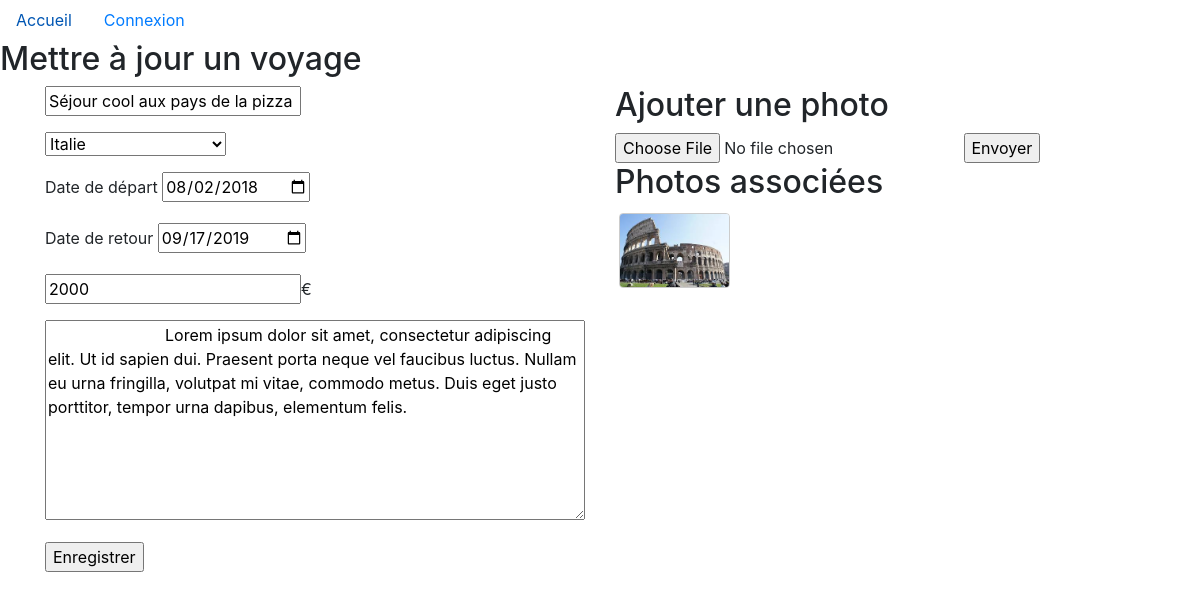
The app's page /manager/trip/edit.php?id=1 with its own data.
### tables this page shows
CREATE TABLE `trip` (
  `id` int(11) NOT NULL,
  `country` int(11) NOT NULL,
  `date_start` date NOT NULL,
  `date_end` date NOT NULL,
  `title` varchar(255) NOT NULL,
  `description` text NOT NULL,
  `price` float NOT NULL
);

CREATE TABLE `picture` (
  `id` int(11) NOT NULL,
  `trip_id` int(11) NOT NULL,
  `path` varchar(255) NOT NULL
);

### dbmanager.php (called while the page is built, shortened)
<?php
function getCountries() {
  $db = db_connect();
  $countries = null;
  if ($db) {
    $query = $db->prepare(
      'SELECT * FROM country ORDER BY name ASC');
    $result = $query->execute();
    if ($result) {
      $countries = $query->fetchAll(PDO::FETCH_ASSOC);
      return $countries;
    }
  }
  return $countries;
}
function getTripById($id) {
  $db = db_connect();
  if($db) {
    $query = $db->prepare(
      'SELECT * FROM trip WHERE id = :id');
    $result = $query->execute(array(':id' => $id));
    if ($result) {
      return $query->fetch(PDO::FETCH_ASSOC);
    }
  }
  return null;
}
function getPicturesByTrip($trip_id) {
  $db = db_connect();
  if ($db) {
    $query = $db->prepare(
      'SELECT * FROM picture WHERE trip_id = :trip_id');
    $result = $query->execute(array(':trip_id' => $trip_id));
    if ($result) {
      return $query->fetchALL(PDO::FETCH_ASSOC);
    }
  }
}
?>

### manager/trip/edit.php (the view, shortened to what this page needs)
<?php
  include('../../dbmanager.php');
  include('../../templates/header.php');
  if (isset($_POST['submit'])) {
    $result = updateTrip($_POST['id'], $_POST);
    if ($result) {
      header('location:list.php');
    } else {
      echo '<p>Problème</p>';
    }
  } else {
    $countries = getCountries();
    $trip = getTripById($_GET['id']);
    $pictures = getPicturesByTrip($_GET['id']);
  }
?>
<h2>Mettre à jour un voyage</h2>
<div class="container">
  <div class="row">
      <div class="col-md-6">
        <form action="edit.php" method="post">
          <div class="form-group">
            <input type="text" name="title" placeholder="Intitulé" value="<?php echo $trip['title'] ?>">
          </div>
          <div class="form-group">
            <select name="country">
              <?php if ($countries): ?>
                <?php foreach($countries as $country): ?>
                  <?php if ($country['id'] == $trip['country']): ?>
                    <option selected value="<?php echo $country['id']?>">
                      <?php echo $country['name'] ?>
                    </option>
                  <?php else: ?>
                    <option value="<?php echo $country['id']?>">
                      <?php echo $country['name'] ?>
                    </option>
                  <?php endif; ?>
                <?php endforeach; ?>
              <?php endif; ?>
            </select>
          </div>
          <div class="form-group">
            <label for="date_start">Date de départ</label>
            <input type="date" name="date_start"
              value="<?php echo $trip['date_start'] ?>">
          </div>
          <div class="form-group">
            <label for="date_end">Date de retour</label>
            <input type="date" name="date_end"
              value="<?php echo $trip['date_end'] ?>">
          </div>
          <div class="form-group">
            <input type="text" name="price" placeholder="Prix"
              value="<?php echo $trip['price'] ?>"><span>€</span>
          </div>
          <div class="form-group">
            <textarea style="width: 100%; height:200px" name="description" placeholder="Descriptif">
              <?php echo $trip['description'] ?>
            </textarea>
          </div>
          <input type="submit" name="submit" value="Enregistrer">
        </form>
      </div>
      <div class="col-md-6">
        <h2>Ajouter une photo</h2>
        <form enctype="multipart/form-data"  action="upload_picture.php" method="post">
          <input type="file" name="picture" value="">
          <input type="submit" name="submit_picture" value="Envoyer">
        </form>
        <h2>Photos associées</h2>
        <?php
          if ($pictures != null && sizeof($pictures) > 0) {
            foreach ($pictures as $picture) {
              $picture_path = BASE_URL . '/static/img/upload/' . $picture['path'];
              echo '<img class="thumb" src="'.$picture_path.'">';
            }
          } else {
            echo '<p>Aucune image associée</p>';
          }
        ?>
      </div>
  </div>
</div>
<?php
include('../../templates/footer.php');
?>

### static/css/styles.css (style rules this page uses)
img.thumb { height: 75px; border: 1px #ccc solid ; border-radius: 4px; margin: 4px; }

### records on screen
trip: title "Séjour cool aux pays de la pizza", date_start "08/02/2018", date_end "09/17/2019", price "2000", description "Lorem ipsum dolor sit amet, consectetur adipiscing elit. Ut id sapien dui. Praesent porta neque vel faucibus luctus. Nullam eu urna fringilla, volutpat mi vitae, commodo metus. Duis eget justo porttitor, tempor urna dapibus, elementum felis."
picture: path (picture)

### other values on screen
form field country "Italie"
